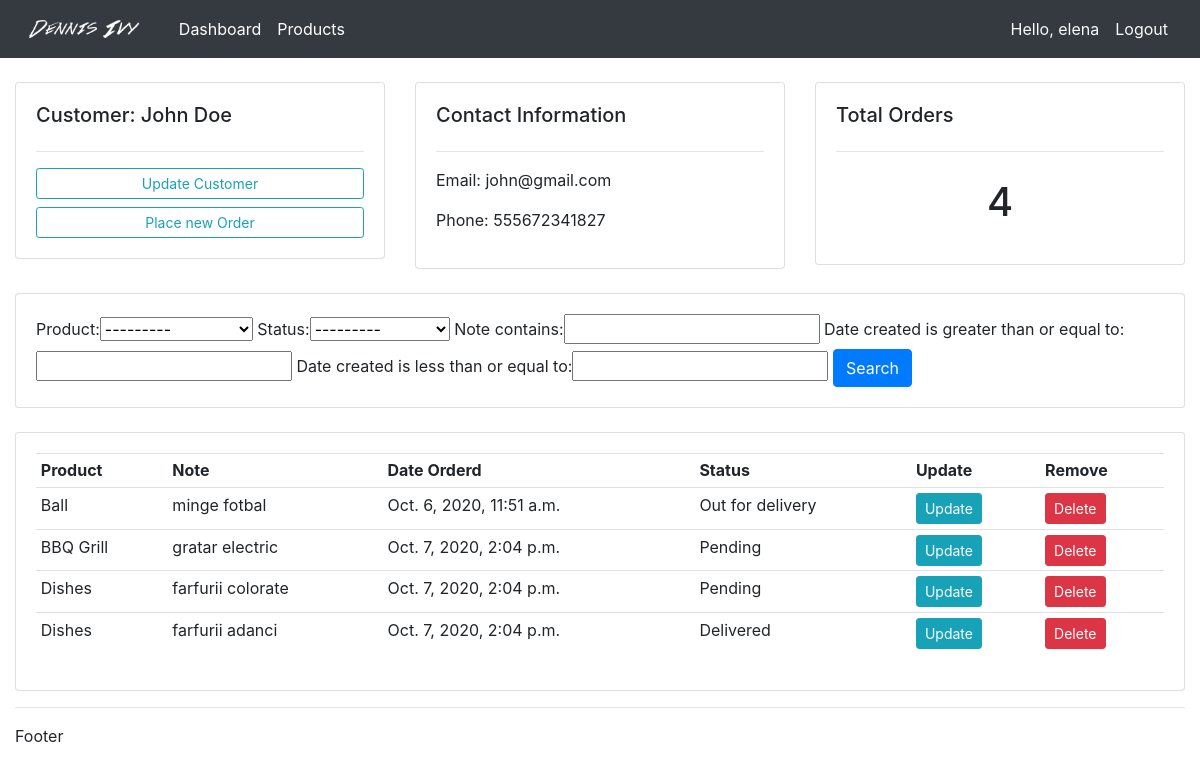
The page /crm/customer/1/ (signed in) on the database its author committed.
### accounts/models.py (models this page shows, shortened)
class Customer(models.Model):
    name = models.CharField(max_length = 200, null = True)
    phone = models.CharField(max_length = 200, null = True)
    email = models.CharField(max_length = 200, null = True)
    date_created = models.DateTimeField(auto_now_add=True, null = True)

class Order(models.Model):
    STATUS = (
            ('Pending', 'Pending'),
            ('Out for delivery', 'Out for delivery'),
            ('Delivered', 'Delivered'),
            )
    customer = models.ForeignKey(Customer, null=True, on_delete=models.SET_NULL)
    product = models.ForeignKey(Product, null=True, on_delete=models.SET_NULL)
    date_created = models.DateTimeField(auto_now_add=True, null = True)
    status = models.CharField(max_length = 200, choices=STATUS)
    note = models.CharField(max_length = 1000, null = True)

class Product(models.Model):
    CATEGORY = (
            ('Indoor', 'Indoor'),
            ('Out Door', 'Out Door'),
            )
    name = models.CharField(max_length = 200, null = True)
    price = models.FloatField(null = True)
    category = models.CharField(max_length = 200, null = True, choices = CATEGORY)
    description = models.CharField(max_length = 200, null = True, blank=True)
    date_created = models.DateTimeField(auto_now_add=True, null = True)
    tags = models.ManyToManyField(Tag)
    def __str__(self):
        return self.name

### accounts/views.py (the view)
# urls.py: path('customer/<int:pk>/', views.customer, name = 'customer'),
@login_required(login_url='login')
def customer(request, pk):
    customer = Customer.objects.get(id=pk)
    orders = customer.order_set.all()
    order_count = orders.count()
    myFilter = OrderFilter(request.GET, queryset=orders)
    orders = myFilter.qs
    return render(request, 'accounts/customer.html',
            {'customer': customer,
            'orders': orders,
            'order_count': order_count,
            'myFilter': myFilter})

### templates/accounts/customer.html
{% extends 'accounts/main.html' %}
{% block content %}
    <br>
    <div class="row">
    	<div class="col-md">
    		<div class="card card-body">
    			<h5>Customer: {{ customer.name }}</h5>
    			<hr>
    			<a class="btn btn-outline-info  btn-sm btn-block" href="">Update Customer</a>
    			<a class="btn btn-outline-info  btn-sm btn-block" href="{% url 'create_order' customer.id %}">Place new Order</a>
    		</div>
    	</div>
    	<div class="col-md">
    		<div class="card card-body">
    			<h5>Contact Information</h5>
    			<hr>
    			<p>Email: {{ customer.email }}</p>
    			<p>Phone: {{ customer.phone }}</p>
    		</div>
    	</div>
    	<div class="col-md">
    		<div class="card card-body">
    			<h5>Total Orders</h5>
    			<hr>
    			<h1 style="text-align: center;padding: 10px">{{ order_count }}</h1>
    		</div>
    	</div>
    </div>
    <br>
    <div class="row">
    	<div class="col">
    		<div class="card card-body">
    			<form method="get">
            {{myFilter.form}}
    		    <button class="btn btn-primary" type="submit">Search</button>
    		  </form>
    		</div>
    	</div>
    </div>
    <br>
    <div class="row">
    	<div class="col-md">
    		<div class="card card-body">
    			<table class="table table-sm">
    				<tr>
    					<th>Product</th>
    					<th>Note</th>
    					<th>Date Orderd</th>
    					<th>Status</th>
    					<th>Update</th>
    					<th>Remove</th>
    				</tr>
              {% for order in orders %}
                <tr>
                  <td>{{ order.product }} </td>
                  <td>{{ order.note }}</td>
                  <td>{{ order.date_created }}</td>
                  <td>{{ order.status }}</td>
                  <td> <a class="btn btn-sm btn-info" href="{% url 'update_order' order.id %}">Update</a> </td>
                  <td> <a class="btn btn-sm btn-danger" href="{% url 'delete_order' order.id %}">Delete</a> </td>
                </tr>
              {% endfor %}
    			</table>
    		</div>
    	</div>
    </div>
{% endblock content%}

### templates/accounts/navbar.html (shortened to what this page needs)
{% load static %}
<nav class="navbar navbar-expand-lg navbar-dark bg-dark">
  <a class="navbar-brand" href="{% url 'dashboard' %}">
      <img src="{% static "images/logo.png" %}" height="30" alt="" loading="lazy">
  </a>
  <div class="collapse navbar-collapse" id="navbarNavAltMarkup">
    <div class="navbar-nav">
      <a class="nav-link active" href="{% url 'dashboard' %}">Dashboard<span class="sr-only">(current)</span></a>
      <a class="nav-link active" href="{% url 'products' %}">Products</a>
    </div>
  </div>
 {% if user.is_authenticated %}
    <span class="text-light bg-dark">Hello, {{request.user}}</span>
    <span><a class="text-light bg-dark nav-link active" href="{% url 'logout' %}">Logout<span class="sr-only">(current)</span></a></span>
  {% else %}
    <span> <a class="text-light bg-dark nav-link active" href="{% url 'login' %}">Login<span class="sr-only">(current)</span></a></span>
    <span> <a class="text-light bg-dark nav-link active" href="{% url 'create_user' %}">Register<span class="sr-only">(current)</span></a></span>
  {% endif %}</span>
</nav>

### static/css/main.css (style rules this page uses)
body { background-color: red; }

### rows shown on the page
Customer: name "John Doe", email "john@gmail.com", phone "555672341827"
Order: product "Ball", note "minge fotbal", date_created "Oct. 6, 2020, 11:51 a.m.", status "Out for delivery"
Order: product "BBQ Grill", note "gratar electric", date_created "Oct. 7, 2020, 2:04 p.m.", status "Pending"
Order: product "Dishes", note "farfurii colorate", date_created "Oct. 7, 2020, 2:04 p.m.", status "Pending"
Order: product "Dishes", note "farfurii adanci", date_created "Oct. 7, 2020, 2:04 p.m.", status "Delivered"

### other values the page prints
{{ request.user }} "elena"
{{ order_count }} "4"
